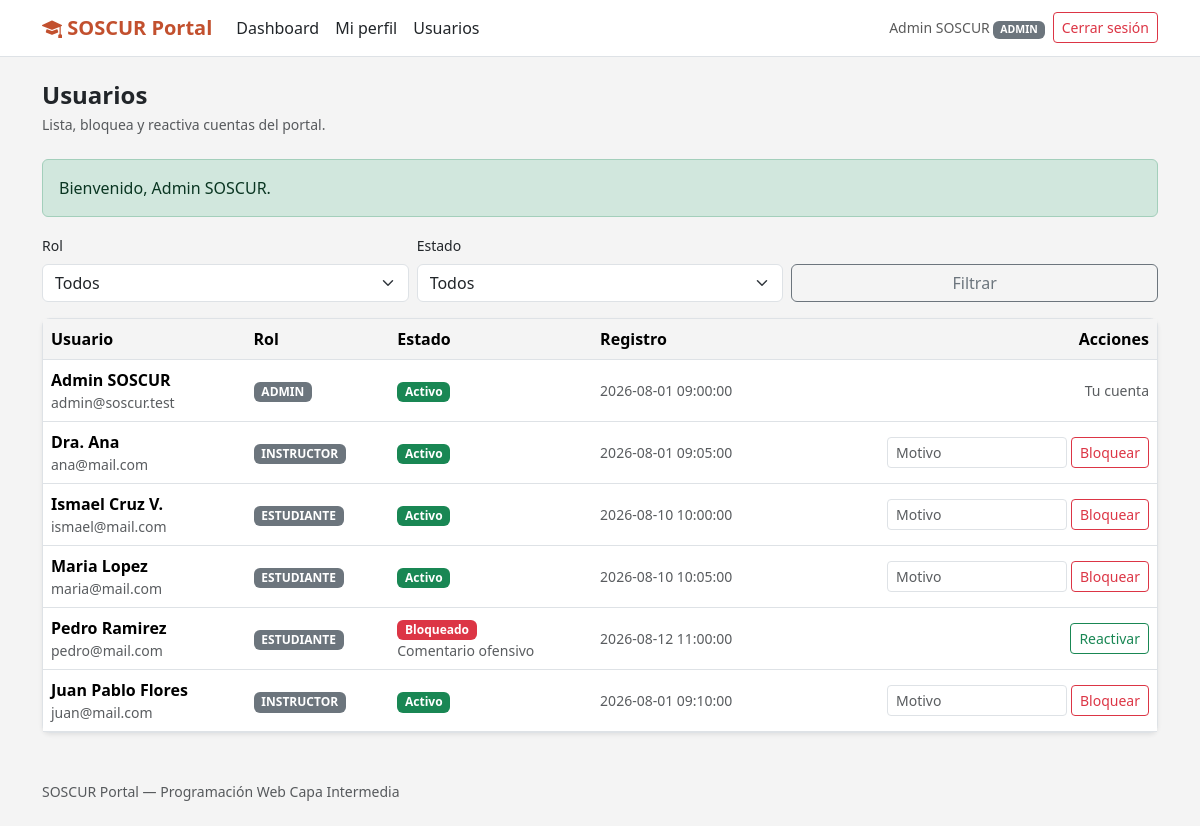
Screenshot of /admin/usuarios (signed in) with the database file from the repository.
### tables this page shows
CREATE TABLE IF NOT EXISTS usuarios (
    usuario_id INT AUTO_INCREMENT PRIMARY KEY,
    nombre VARCHAR(100) NOT NULL,
    correo VARCHAR(150) NOT NULL,
    contrasena_hash VARCHAR(255) NOT NULL,
    rol ENUM('estudiante', 'instructor', 'admin') NOT NULL DEFAULT 'estudiante',
    genero ENUM('femenino', 'masculino', 'prefiero_no_decir') DEFAULT NULL,
    fecha_nacimiento DATE DEFAULT NULL,
    foto_perfil VARCHAR(255) DEFAULT NULL,
    correo_verificado BOOLEAN NOT NULL DEFAULT FALSE,
    token_verificacion VARCHAR(100) DEFAULT NULL,
    token_verificacion_expira DATETIME DEFAULT NULL,
    intentos_fallidos TINYINT NOT NULL DEFAULT 0,
    bloqueado BOOLEAN NOT NULL DEFAULT FALSE,
    motivo_bloqueo VARCHAR(255) DEFAULT NULL,
    fecha_bloqueo DATETIME DEFAULT NULL,
    bloqueado_por INT DEFAULT NULL,
    remember_token VARCHAR(100) DEFAULT NULL,
    remember_token_expira DATETIME DEFAULT NULL,
    fecha_registro DATETIME NOT NULL DEFAULT CURRENT_TIMESTAMP,
    UNIQUE KEY uq_usuario_correo (correo),
    UNIQUE KEY uq_usuario_token_verificacion (token_verificacion),
    KEY idx_usuario_rol_bloqueado (rol, bloqueado),
    KEY idx_usuario_remember_token (remember_token),
    KEY fk_usuario_bloqueado_por (bloqueado_por),
    CONSTRAINT fk_usuario_bloqueado_por
        FOREIGN KEY (bloqueado_por) REFERENCES usuarios(usuario_id)
        ON DELETE SET NULL ON UPDATE CASCADE
);

### app/views/admin/usuarios.php (the view, shortened to what the rows shown need)
<?php
require __DIR__ . '/../templates/header.php';
?>
<div class="card border shadow-sm">
  <div class="table-responsive">
    <table class="table table-hover align-middle mb-0">
      <thead class="table-light">
        <tr>
          <th>Usuario</th>
          <th>Rol</th>
          <th>Estado</th>
          <th>Registro</th>
          <th class="text-end">Acciones</th>
        </tr>
      </thead>
      <tbody>
        <?php foreach ($usuarios as $usuario): ?>
          <?php
          $esPropio = (int) $usuario['usuario_id'] === (int) $admin['usuario_id'];
          $bloqueado = (int) $usuario['bloqueado'] === 1;
          ?>
          <tr data-usuario-id="<?= (int) $usuario['usuario_id'] ?>" data-bloqueado="<?= $bloqueado ? '1' : '0' ?>">
            <td>
              <div class="fw-semibold"><?= htmlspecialchars((string) $usuario['nombre'], ENT_QUOTES, 'UTF-8') ?></div>
              <div class="text-muted small"><?= htmlspecialchars((string) $usuario['correo'], ENT_QUOTES, 'UTF-8') ?></div>
            </td>
            <td><span class="badge bg-secondary text-uppercase"><?= htmlspecialchars((string) $usuario['rol'], ENT_QUOTES, 'UTF-8') ?></span></td>
            <td>
              <span class="badge js-estado-badge <?= $bloqueado ? 'bg-danger' : 'bg-success' ?>">
                <?= $bloqueado ? 'Bloqueado' : 'Activo' ?>
              </span>
              <div class="js-motivo-bloqueo text-muted small">
                <?= $bloqueado && !empty($usuario['motivo_bloqueo'])
                    ? htmlspecialchars((string) $usuario['motivo_bloqueo'], ENT_QUOTES, 'UTF-8')
                    : '' ?>
              </div>
            </td>
            <td class="small text-muted"><?= htmlspecialchars((string) ($usuario['fecha_registro'] ?? ''), ENT_QUOTES, 'UTF-8') ?></td>
            <td class="text-end">
              <?php if ($esPropio): ?>
                <span class="text-muted small">Tu cuenta</span>
              <?php else: ?>
                <div class="js-acciones-bloqueado <?= $bloqueado ? '' : 'd-none' ?>">
                  <form method="post"
                        action="<?= htmlspecialchars(Url::to('admin/usuarios/' . (int) $usuario['usuario_id'] . '/reactivar'), ENT_QUOTES, 'UTF-8') ?>"
                        data-user-action="reactivar"
                        data-usuario-id="<?= (int) $usuario['usuario_id'] ?>">
                    <button class="btn btn-sm btn-outline-success" type="submit">Reactivar</button>
                  </form>
                </div>
                <div class="js-acciones-activo <?= $bloqueado ? 'd-none' : '' ?>">
                  <form method="post"
                        action="<?= htmlspecialchars(Url::to('admin/usuarios/' . (int) $usuario['usuario_id'] . '/bloquear'), ENT_QUOTES, 'UTF-8') ?>"
                        class="d-flex justify-content-end gap-1"
                        data-user-action="bloquear"
                        data-usuario-id="<?= (int) $usuario['usuario_id'] ?>">
                    <input name="motivo" class="form-control form-control-sm" style="max-width: 180px;" placeholder="Motivo" maxlength="255" required>
                    <button class="btn btn-sm btn-outline-danger" type="submit">Bloquear</button>
                  </form>
                </div>
              <?php endif; ?>
            </td>
          </tr>
        <?php endforeach; ?>
      </tbody>
    </table>
  </div>
</div>
<?php
require __DIR__ . '/../templates/footer.php';
?>

### app/views/templates/header.php (shortened to what the rows shown need)
<?php
$navUsuario = Auth::user();
?>
<!DOCTYPE html>
<html lang="es">
<head>
  <link href="https://cdn.jsdelivr.net/npm/bootstrap@5.3.3/dist/css/bootstrap.min.css" rel="stylesheet">
  <link href="https://cdn.jsdelivr.net/npm/bootstrap-icons@1.11.3/font/bootstrap-icons.min.css" rel="stylesheet">
  <link href="<?= htmlspecialchars(Url::asset('css/prototipo.css'), ENT_QUOTES, 'UTF-8') ?>" rel="stylesheet">
</head>
<body>
<nav class="navbar navbar-expand-lg navbar-soscur">
  <div class="container">
    <div class="collapse navbar-collapse" id="navPrincipal">
      <div class="d-flex align-items-center gap-2">
        <?php if ($navUsuario !== null): ?>
          <span class="navbar-text small">
            <?= htmlspecialchars($navUsuario['nombre'], ENT_QUOTES, 'UTF-8') ?>
            <span class="badge bg-secondary text-uppercase"><?= htmlspecialchars($navUsuario['rol'], ENT_QUOTES, 'UTF-8') ?></span>
          </span>
          <form method="post" action="<?= htmlspecialchars(Url::to('logout'), ENT_QUOTES, 'UTF-8') ?>">
            <button class="btn btn-outline-danger btn-sm" type="submit">Cerrar sesión</button>
          </form>
        <?php else: ?>
          <a class="btn btn-outline-secondary btn-sm" href="<?= htmlspecialchars(Url::to('login'), ENT_QUOTES, 'UTF-8') ?>">Iniciar sesión</a>
          <a class="btn btn-primary-soscur btn-sm" href="<?= htmlspecialchars(Url::to('registro'), ENT_QUOTES, 'UTF-8') ?>">Registrarse</a>
        <?php endif; ?>
      </div>
    </div>
  </div>
</nav>
<main class="container py-4">

### rows the page displays
usuarios: nombre "Admin SOSCUR", rol "ADMIN", correo "admin@soscur.test", bloqueado "Activo", fecha_registro "2026-08-01 09:00:00", shows "Tu cuenta"
usuarios: nombre "Dra. Ana", correo "ana@mail.com", rol "INSTRUCTOR", bloqueado "Activo", fecha_registro "2026-08-01 09:05:00"
usuarios: nombre "Ismael Cruz V.", correo "ismael@mail.com", rol "ESTUDIANTE", bloqueado "Activo", fecha_registro "2026-08-10 10:00:00"
usuarios: nombre "Maria Lopez", correo "maria@mail.com", rol "ESTUDIANTE", bloqueado "Activo", fecha_registro "2026-08-10 10:05:00"
usuarios: nombre "Pedro Ramirez", correo "pedro@mail.com", rol "ESTUDIANTE", bloqueado "Bloqueado", motivo_bloqueo "Comentario ofensivo", fecha_registro "2026-08-12 11:00:00"
usuarios: nombre "Juan Pablo Flores", correo "juan@mail.com", rol "INSTRUCTOR", bloqueado "Activo", fecha_registro "2026-08-01 09:10:00"

### other values shown
$flash['mensaje'] "Bienvenido, Admin SOSCUR."
